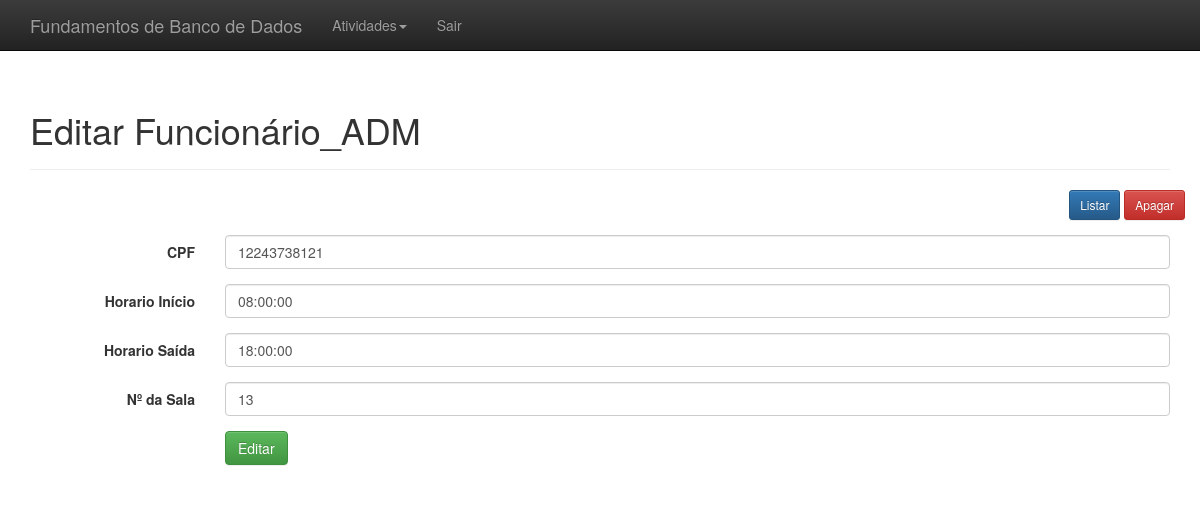
The page /index.php?link=16&CPF=12243738121 on the database its author committed.
### tables this page shows
CREATE TABLE FuncionarioADM(
	CPF VARCHAR(11) ,
    HorarioInicio TIME,
    HorarioSaida TIME, 
    NumSala INT
    );

### editar_funcionarioadm.php (the view, shortened to what this page needs)
<?php
include_once "conexao.php";
$cpf = $_GET['CPF'];
$result = mysqli_query($conectar, "SELECT * FROM funcionarioadm WHERE CPF = '$cpf' LIMIT 1");
$resultado = mysqli_fetch_assoc($result);
?>
<div class="container theme-showcase" role="main">
  <div class="page-header">
	<h1>Editar Funcionário_ADM</h1>
  </div>
  <div class="row espaco">
	<div class="pull-right">
		<a href='administrativo.php?link=2&id=<?php echo $resultado['id']; ?>'><button type='button' class='btn btn-sm btn-primary'>Listar</button></a>
		<a href='processa/proc_apagar_usuario.php?id=<?php echo $resultado['id']; ?>'><button type='button' class='btn btn-sm btn-danger'>Apagar</button></a>
	</div>
  </div>
  <div class="row">
	<div class="col-md-12">
		<form class="form-horizontal" method="POST" action="processa/proc_edit_funcionarioadm.php">
		  <div class="form-group">
			<label for="inputEmail3" class="col-sm-2 control-label">CPF</label>
			<div class="col-sm-10">
			  <input type="text" class="form-control" name="CPF" placeholder="xxxxxxxxxxx" value="<?php echo $resultado['CPF']; ?>">
			</div>
		  </div>
		  <div class="form-group">
			<label for="inputPassword3" class="col-sm-2 control-label">Horario Início</label>
			<div class="col-sm-10">
			  <input type="text" class="form-control" name="HorarioInicio" placeholder="HH:MM:SS" value="<?php echo $resultado['HorarioInicio']; ?>">
			</div>
		  </div>
		  <div class="form-group">
			<label for="inputEmail3" class="col-sm-2 control-label">Horario Saída</label>
			<div class="col-sm-10">
			  <input type="text" class="form-control" name="HorarioSaida" placeholder="HH:MM:SS" value="<?php echo $resultado['HorarioSaida']; ?>">
			</div>
		  </div>
		  <div class="form-group">
			<label for="inputEmail3" class="col-sm-2 control-label">Nº da Sala</label>
			<div class="col-sm-10">
			  <input type="text" class="form-control" name="NumSala" placeholder="XX" value="<?php echo $resultado['NumSala']; ?>">
			</div>
		  </div>
		  <div class="form-group">
			<div class="col-sm-offset-2 col-sm-10">
			  <button type="submit" class="btn btn-success">Editar</button>
			</div>
		  </div>
		</form>
	</div>
  </div>
</div>

### css/theme.css (style rules this page uses)
body { padding-top: 70px; padding-bottom: 30px; }
.espaco { margin-bottom:15px; }

### rows shown on the page
funcionarioadm: CPF "12243738121", HorarioInicio "08:00:00", HorarioSaida "18:00:00", NumSala "13"
